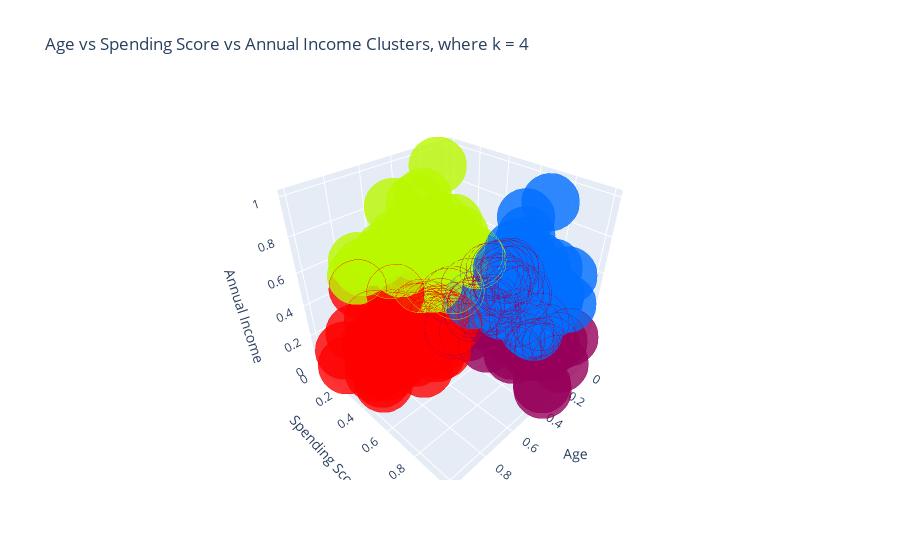

Write notebook code for a chart like this one.
### Markdown cell above
# Clusters

### Code cell
train_data['label3'] =  labels3
trace1 = go.Scatter3d(
    x= train_data['Age'],
    y= train_data['Spending Score (1-100)'],
    z= train_data['Annual Income (k$)'],
    mode='markers',
     marker=dict(
        colorscale = "rainbow",
        color = train_data['label3'], 
        size= 20,
        line=dict(
            colorscale = "rainbow",
            color= train_data['label3'],
            width= 12
        ),
        opacity=0.8
     )
)
data = [trace1]
layout = go.Layout(
    title= 'Age vs Spending Score vs Annual Income Clusters, where k = 4',
    scene = dict(
            xaxis = dict(title  = 'Age'),
            yaxis = dict(title  = 'Spending Score'),
            zaxis = dict(title  = 'Annual Income')
        )
)
fig = go.Figure(data=data, layout=layout)
py.offline.iplot(fig)

### Figure 1 — Plotly figure (JSON) as saved in the notebook; plotly's stock layout.template omitted (floating-point values rounded to 4 significant figures; data arrays with more than 128 entries replaced by an {"elided": "..."} marker saying what was removed)
{"data": [{"marker": {"color": {"elided": "200 int values"}, "colorscale": [[0.0, "rgb(150,0,90)"], [0.125, "rgb(0,0,200)"], [0.25, "rgb(0,25,255)"], [0.375, "rgb(0,152,255)"], [0.5, "rgb(44,255,150)"], [0.625, "rgb(151,255,0)"], [0.75, "rgb(255,234,0)"], [0.875, "rgb(255,111,0)"], [1.0, "rgb(255,0,0)"]], "line": {"color": {"elided": "200 int values"}, "colorscale": [[0.0, "rgb(150,0,90)"], [0.125, "rgb(0,0,200)"], [0.25, "rgb(0,25,255)"], [0.375, "rgb(0,152,255)"], [0.5, "rgb(44,255,150)"], [0.625, "rgb(151,255,0)"], [0.75, "rgb(255,234,0)"], [0.875, "rgb(255,111,0)"], [1.0, "rgb(255,0,0)"]], "width": 12}, "opacity": 0.8, "size": 20}, "mode": "markers", "type": "scatter3d", "x": {"elided": "200 float values"}, "y": {"elided": "200 float values"}, "z": {"elided": "200 float values"}}], "layout": {"scene": {"xaxis": {"title": {"text": "Age"}}, "yaxis": {"title": {"text": "Spending Score"}}, "zaxis": {"title": {"text": "Annual Income"}}}, "title": {"text": "Age vs Spending Score vs Annual Income Clusters, where k = 4"}}}
